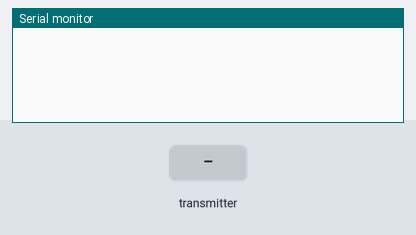
The sketch below on a simulated ESP32. Shown: the last lines printed to the serial monitor. Inputs (shaded band) come from the test bench.

Above: at 1.2 s.
1.3 s: the transmitter starts sending a = 0
At 1.66 s:
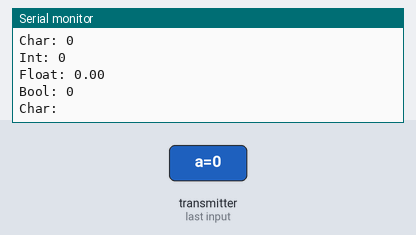
2.8 s: the transmitter starts sending e = 0
At 3.16 s:
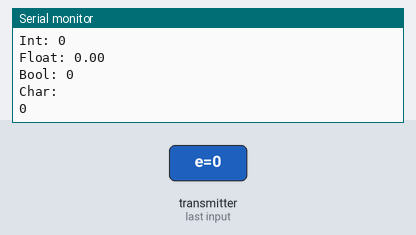

Measured:
- after the input at 1.3 s, the serial monitor: prints a new line after 0.05 s (image 1)
- after the input at 2.8 s, the serial monitor: prints a new line after 0.05 s (image 2)

The sketch:

One_way_point_to_point__receiver_.ino
```cpp
#include <esp_now.h>
#include <WiFi.h>
// Struktur pesan sender dan receiver harus sama
typedef struct struct_message {
 char a[32];
 int b;
 float c;
 bool d;
 char e [192];
} struct_message;
// Driver struktur pesan
struct_message myData;
// fungsi callback yang akan dieksekusi ketika ada pesan diterima
void OnDataRecv(const uint8_t * mac, const uint8_t *incomingData, int len) {
 memcpy(&myData, incomingData, sizeof(myData));
 Serial.print("Bytes received: ");
 Serial.println(len);
 Serial.print("Char: ");
 Serial.println(myData.a);
 Serial.print("Int: ");
 Serial.println(myData.b);
 Serial.print("Float: ");
 Serial.println(myData.c);
 Serial.print("Bool: ");
 Serial.println(myData.d);
 Serial.println("Char: ");
 Serial.println(myData.e);
}
void setup() {
 // Initialize Serial Monitor
 Serial.begin(115200);
// Set ESP32 sebagai station
 WiFi.mode(WIFI_STA);
 // Init ESP-NOW
 if (esp_now_init() != ESP_OK) {
 Serial.println("Error initializing ESP-NOW");
 return;
 }

 // Fungsi akses register cb untuk proses penerimaan data
 esp_now_register_recv_cb(OnDataRecv);
}
void loop() {
}
```
